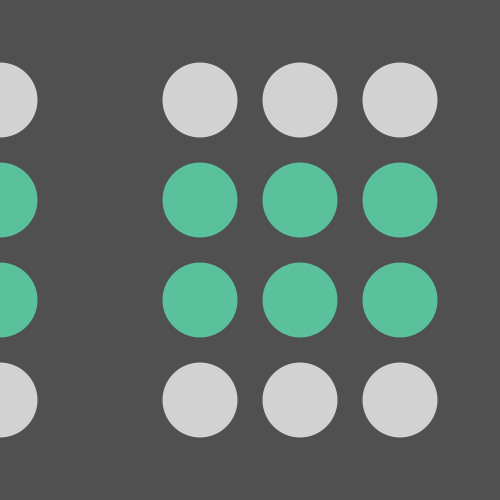
Frame 1 (no input)
Frame 60 (the mouse pressed at the canvas centre just before this capture): identical to frame 1, image omitted
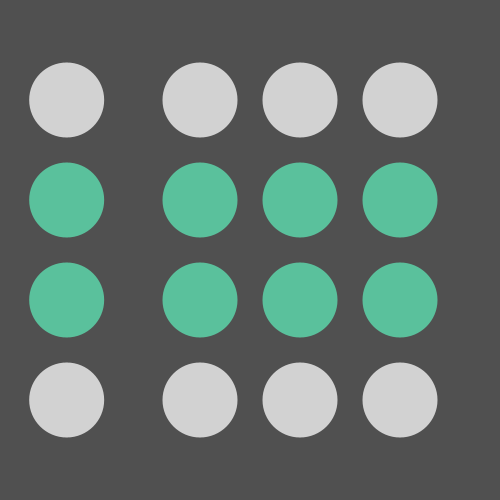
Frame 120 (the mouse held since frame 60 and released just before this capture)

The Processing sketch that drew these frames (run headless with seeded random() and noise(); from frame 60 on, the mouse is pressed at the canvas centre):

// Processing sketch: processing_119189
// ── processing_119189.pde

void setup()
{
   size(500,500);

}

void draw()
{

background(80);

noStroke();
fill(210);

ellipse(400,100,75,75);
ellipse(400,400,75,75);
ellipse(200,100,75,75);
ellipse(300,100,75,75);
ellipse(200,400,75,75);
ellipse(300,400,75,75);


ellipse(mouseX/3.75,100,75,75);
ellipse(mouseX/3.75,400,75,75);

fill(90,193,156);
ellipse(mouseX/3.75,200,75,75);
ellipse(mouseX/3.75,300,75,75);
ellipse(300,200,75,75);
ellipse(300,300,75,75);
ellipse(200,200,75,75);
ellipse(200,300,75,75);
ellipse(400,300,75,75);
ellipse(400,200,75,75);
}
